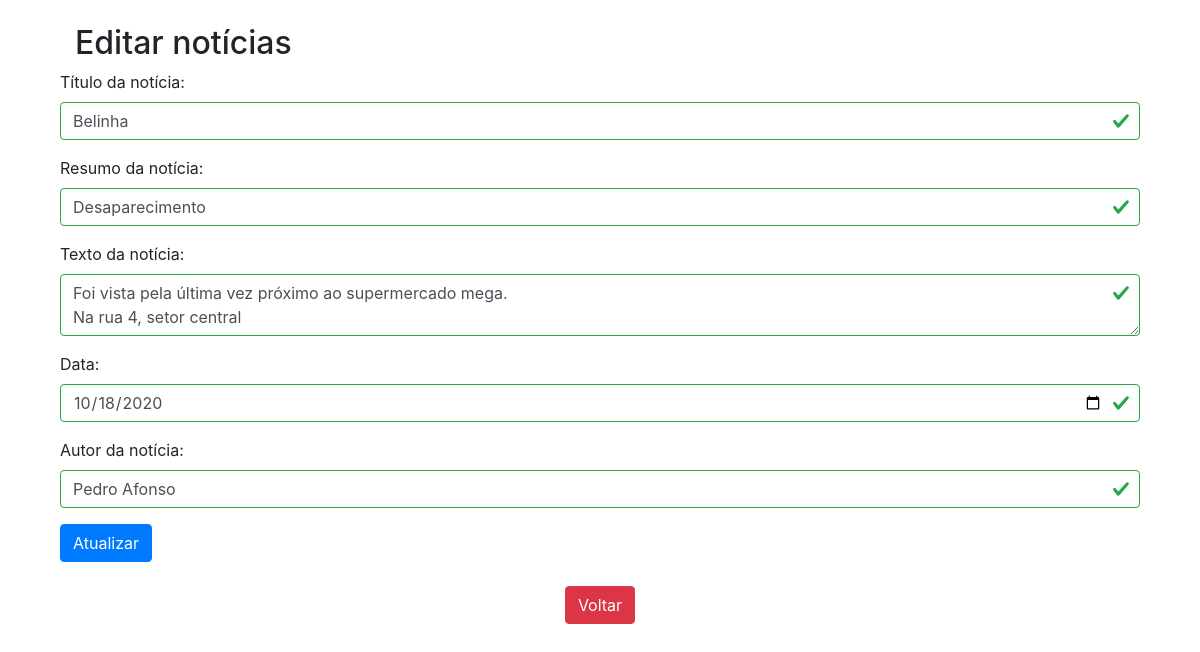
The page /editarNoticias.php?id_noticia=15 on the database its author committed.
### tables this page shows
CREATE TABLE `noticias` (
  `id_noticia` int(11) NOT NULL,
  `titulo` varchar(100) NOT NULL,
  `data` date NOT NULL,
  `resumo` varchar(100) NOT NULL,
  `texto` text NOT NULL,
  `autor` varchar(64) DEFAULT NULL
);

### model/conexao.class.php (called while the page is built, shortened)
<?php
abstract class Conexao{
    private $servidor = 'localhost';
    private $user = 'root';
    private $pass = '123';
    private $banco = 'app';
    protected function conexao(){
        $this->conn = new PDO('mysql:host=' . $this->servidor . ';dbname=' . $this->banco, $this->user, $this->pass);
    }
}
class Crud extends Conexao {
    private $tabela;
    public function __construct($tabela){
        $this->tabela = $tabela;
    }
    public function selectCrud($colunas, $where = false, $array_dados = null, $operador = "=") {
        if ($where) {
            foreach($array_dados as $indice => $valor){
                $filtro[] = $indice . " " . $operador . " :" . $indice;
            }
            $sql = "SELECT {$colunas} FROM {$this->tabela} WHERE " . join(" AND ", $filtro);
            $query = $this->conn->prepare($sql);
            $query->execute($array_dados);
        } else {
            $sql = "SELECT {$colunas} FROM {$this->tabela}";
            $query = $this->conn->prepare($sql);
            $query->execute();
        }
        return $query->fetchAll(PDO::FETCH_OBJ);
    }
}
?>

### editarNoticias.php (the view, shortened to what this page needs)
<?php
require_once("model/conexao.class.php");
$titulo = "";
$resumo = "";
$data = "";
$texto = "";
$autor = "";
if (isset($_GET['id_noticia'])) {
	$noticias = new Crud("noticias");
	$filtro = array("id_noticia" => $_GET['id_noticia']);
	$resposta = $noticias->selectCrud("*", true, $filtro);
	$titulo = $resposta[0]->titulo;
	$resumo = $resposta[0]->resumo;
	$data = $resposta[0]->data;
	$texto = $resposta[0]->texto;
	$autor = $resposta[0]->autor;
}
?>
<!DOCTYPE html>
<html lang="pt-br">
<head>
	<link rel="stylesheet" href="https://maxcdn.bootstrapcdn.com/bootstrap/4.4.1/css/bootstrap.min.css">
	<link rel="stylesheet" href="https://cdnjs.cloudflare.com/ajax/libs/font-awesome/4.7.0/css/font-awesome.min.css">
</head>
<body>
	<div class="container">
		<div class="row pt-4">
			<div class="col-sm-12 col-md-12 col-lg-12">
				<div id="divNoticias" class="col-12<?php if (isset($_GET['id_noticia'])) echo ""; else echo " d-none";  ?>">
					<div class="col-sm-12 col-md-12 col-lg-12">
						<h2>Editar notícias</h2>
					</div>
					<form action="editarNoticias.php" method="POST" class="was-validated">
						<div class="form-group text-left">
							<label for="titulo">Título da notícia:</label>
							<input type="text" class="form-control" id="titulo" placeholder="Título da notícia" name="titulo" value="<?php echo $titulo; ?>" required>
						</div>
						<div class="form-group text-left">
							<label for="titulo">Resumo da notícia:</label>
							<input type="text" class="form-control" id="titulo" placeholder="Resumo da notícia" name="resumo" value="<?php echo $resumo; ?>" required>
						</div>
						<div class="form-group text-left">
							<label for="texto">Texto da notícia:</label>
							<textarea class="form-control" id="texto" placeholder="Texto da notícia" name="texto" required><?php echo $texto; ?></textarea>
						</div>
						<div class="form-group text-left">
							<label for="data">Data:</label>
							<input type="date" class="form-control" id="data" name="data" value="<?php echo $data; ?>" required>
						</div>
						<div class="form-group text-left">
							<label for="autor">Autor da notícia:</label>
							<input type="text" class="form-control" id="autor" placeholder="Autor da notícia" name="autor" value="<?php echo $autor; ?>" required>
						</div>
						<button type="submit" name="editar" value="noticia" class="btn btn-primary">Atualizar</button>
					</form>
				</div>
			</div>
			<div class="col-sm-12 col-md-12 col-lg-12 text-center mt-4">
				<a class="btn btn-danger" href="cadastroNoticias.php">Voltar</a>
			</div>
		</div>
	</div>
</body>
</html>

### rows shown on the page
noticias: titulo "Belinha", resumo "Desaparecimento", texto "Foi vista pela última vez próximo ao supermercado mega. Na rua 4, setor central", data "10/18/2020", autor "Pedro Afonso"
